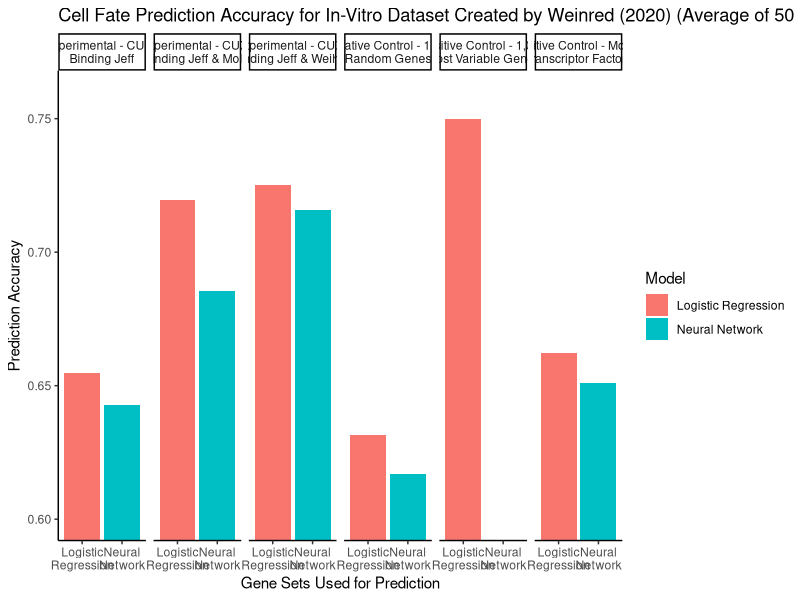

Generate this figure with R:
#
# Result Compilation
#
# Present the results of the analyses as graphs
#

library(ggplot2)
library(stringr)
library(dplyr)
library(stats)

# String Variables
analysis.neg_ctrl = 'Negative Control - 1,000 Random Genes'
analysis.most_var = 'Positive Control - 1,000 Most Variable Genes'
analysis.mouse_tf = 'Positive Control - Mouse Transcriptor Factors'
analysis.exp_jeff = 'Experimental - CUX1 Binding Jeff'
analysis.exp_jeff_molly = 'Experimental - CUX1 Binding Jeff & Molly'
analysis.exp_jeff_weihan = 'Experimental - CUX1 Binding Jeff & Weihan'
model.log_reg = 'Logistic Regression'
model.nn = 'Neural Network'
dataset.in_vivo = 'In vivo'
dataset.in_vitro = 'In vitro'
n.bootstraps.default = 50
n.rdm_gene_samples.default.yes = 10
n.rdm_gene_samples.default.no = 1


df <- data.frame(analysis = character(),
                 dataset = character(),
                 n_cell_types = integer(),
                 model = character(),
                 n_genes = integer(),
                 n_boostraps = integer(),
                 n_rdm_gene_samples = integer(),
                 average = numeric(),
                 std_deviation = numeric())

# Add Data

## Negative Control
df <- add_row(df,
              analysis = analysis.neg_ctrl,
              dataset = dataset.in_vitro,
              n_cell_types = 6,
              model = model.log_reg,
              n_genes = 1000,
              n_boostraps = n.bootstraps.default,
              n_rdm_gene_samples = n.rdm_gene_samples.default.yes,
              average = 0.555592841163311,
              std_deviation = 0.03279236876430187)

df <- add_row(df,
              analysis = analysis.neg_ctrl,
              dataset = dataset.in_vitro,
              n_cell_types = 3,
              model = model.log_reg,
              n_genes = 1000,
              n_boostraps = n.bootstraps.default,
              n_rdm_gene_samples = n.rdm_gene_samples.default.yes,
              average = 0.6313383838383839,
              std_deviation = 0.03139193610927017)

df <- add_row(df,
              analysis = analysis.neg_ctrl,
              dataset = dataset.in_vitro,
              n_cell_types = 6,
              model = model.nn,
              n_genes = 1000,
              n_boostraps = n.bootstraps.default,
              n_rdm_gene_samples = n.rdm_gene_samples.default.yes,
              average = 0.5681953765846384,
              std_deviation = 0.03931263003915425)

df <- add_row(df,
              analysis = analysis.neg_ctrl,
              dataset = dataset.in_vitro,
              n_cell_types = 3,
              model = model.nn,
              n_genes = 1000,
              n_boostraps = n.bootstraps.default,
              n_rdm_gene_samples = n.rdm_gene_samples.default.yes,
              average = 0.6168181818181819,
              std_deviation = 0.03663378189765403)


## Positive Control: 1,000 Most Variable Genes
df <- add_row(df,
              analysis = analysis.most_var,
              dataset = dataset.in_vitro,
              n_cell_types = 6,
              model = model.log_reg,
              n_genes = 1000,
              n_boostraps = n.bootstraps.default,
              n_rdm_gene_samples = n.rdm_gene_samples.default.yes,
              average = 0.7112900820283371,
              std_deviation = 0.025929285583589912)

df <- add_row(df,
              analysis = analysis.most_var,
              dataset = dataset.in_vitro,
              n_cell_types = 3,
              model = model.log_reg,
              n_genes = 1000,
              n_boostraps = n.bootstraps.default,
              n_rdm_gene_samples = n.rdm_gene_samples.default.yes,
              average = 0.7496885521885522,
              std_deviation = 0.023968596188772454)

df <- add_row(df,
              analysis = analysis.most_var,
              dataset = dataset.in_vitro,
              n_cell_types = 6,
              model = model.nn,
              n_genes = 1000,
              n_boostraps = n.bootstraps.default,
              n_rdm_gene_samples = n.rdm_gene_samples.default.yes,
              average = NaN,
              std_deviation = NaN)

df <- add_row(df,
              analysis = analysis.most_var,
              dataset = dataset.in_vitro,
              n_cell_types = 3,
              model = model.nn,
              n_genes = 1000,
              n_boostraps = n.bootstraps.default,
              n_rdm_gene_samples = n.rdm_gene_samples.default.yes,
              average = NaN,
              std_deviation = NaN)


## Positive Control: Mouse Transcription Factors
df <- add_row(df,
              analysis = analysis.mouse_tf,
              dataset = dataset.in_vitro,
              n_cell_types = 6,
              model = model.log_reg,
              n_genes = 1000,
              n_boostraps = n.bootstraps.default,
              n_rdm_gene_samples = n.rdm_gene_samples.default.yes,
              average = 0.601290082028337,
              std_deviation = 0.029800005978490363)

df <- add_row(df,
              analysis = analysis.mouse_tf,
              dataset = dataset.in_vitro,
              n_cell_types = 3,
              model = model.log_reg,
              n_genes = 1000,
              n_boostraps = n.bootstraps.default,
              n_rdm_gene_samples = n.rdm_gene_samples.default.yes,
              average = 0.6621212121212122,
              std_deviation = 0.032926233048637475)

df <- add_row(df,
              analysis = analysis.mouse_tf,
              dataset = dataset.in_vitro,
              n_cell_types = 6,
              model = model.nn,
              n_genes = 1000,
              n_boostraps = n.bootstraps.default,
              n_rdm_gene_samples = n.rdm_gene_samples.default.yes,
              average = 0.5779269202087994,
              std_deviation = 0.041152907503110715)

df <- add_row(df,
              analysis = analysis.mouse_tf,
              dataset = dataset.in_vitro,
              n_cell_types = 3,
              model = model.nn,
              n_genes = 1000,
              n_boostraps = n.bootstraps.default,
              n_rdm_gene_samples = n.rdm_gene_samples.default.yes,
              average = 0.6510942760942762,
              std_deviation = 0.035732298445776293)


## Experimental: CUX1 Binding Targets Jeff
df <- add_row(df,
              analysis = analysis.exp_jeff,
              dataset = dataset.in_vitro,
              n_cell_types = 6,
              model = model.log_reg,
              n_genes = 1000,
              n_boostraps = n.bootstraps.default,
              n_rdm_gene_samples = n.rdm_gene_samples.default.yes,
              average = 0.5919313944817302,
              std_deviation = 0.0311322241168891)

df <- add_row(df,
              analysis = analysis.exp_jeff,
              dataset = dataset.in_vitro,
              n_cell_types = 3,
              model = model.log_reg,
              n_genes = 1000,
              n_boostraps = n.bootstraps.default,
              n_rdm_gene_samples = n.rdm_gene_samples.default.yes,
              average = 0.6548484848484849,
              std_deviation = 0.030048128248251076)

df <- add_row(df,
              analysis = analysis.exp_jeff,
              dataset = dataset.in_vitro,
              n_cell_types = 6,
              model = model.nn,
              n_genes = 1000,
              n_boostraps = n.bootstraps.default,
              n_rdm_gene_samples = n.rdm_gene_samples.default.yes,
              average = 0.592841163310962,
              std_deviation = 0.02163208009598849)

df <- add_row(df,
              analysis = analysis.exp_jeff,
              dataset = dataset.in_vitro,
              n_cell_types = 3,
              model = model.nn,
              n_genes = 1000,
              n_boostraps = n.bootstraps.default,
              n_rdm_gene_samples = n.rdm_gene_samples.default.yes,
              average = 0.6426767676767676,
              std_deviation = 0.045454545454545456)




## Experimental: CUX1 Binding Targets Jeff inter Molly
df <- add_row(df,
              analysis = analysis.exp_jeff_molly,
              dataset = dataset.in_vitro,
              n_cell_types = 6,
              model = model.log_reg,
              n_genes = 891,
              n_boostraps = n.bootstraps.default,
              n_rdm_gene_samples = n.rdm_gene_samples.default.no,
              average = 0.6622147651006712,
              std_deviation = 0.026800381316671153)

df <- add_row(df,
              analysis = analysis.exp_jeff_molly,
              dataset = dataset.in_vitro,
              n_cell_types = 3,
              model = model.log_reg,
              n_genes = 891,
              n_boostraps = n.bootstraps.default,
              n_rdm_gene_samples = n.rdm_gene_samples.default.no,
              average = 0.719621212121212,
              std_deviation = 0.02390256564948832)

df <- add_row(df,
              analysis = analysis.exp_jeff_molly,
              dataset = dataset.in_vitro,
              n_cell_types = 6,
              model = model.nn,
              n_genes = 891,
              n_boostraps = n.bootstraps.default,
              n_rdm_gene_samples = n.rdm_gene_samples.default.no,
              average = 0.6308724832214765,
              std_deviation = NaN)

df <- add_row(df,
              analysis = analysis.exp_jeff_molly,
              dataset = dataset.in_vitro,
              n_cell_types = 3,
              model = model.nn,
              n_genes = 891,
              n_boostraps = n.bootstraps.default,
              n_rdm_gene_samples = n.rdm_gene_samples.default.no,
              average = 0.6856060606060606,
              std_deviation = NaN)


## Experimental: CUX1 Binding Targets Jeff inter Weihan
df <- add_row(df,
              analysis = analysis.exp_jeff_weihan,
              dataset = dataset.in_vitro,
              n_cell_types = 6,
              model = model.log_reg,
              n_genes = 923,
              n_boostraps = n.bootstraps.default,
              n_rdm_gene_samples = n.rdm_gene_samples.default.no,
              average = 0.6821476510067113,
              std_deviation = 0.020134675610241227)

df <- add_row(df,
              analysis = analysis.exp_jeff_weihan,
              dataset = dataset.in_vitro,
              n_cell_types = 3,
              model = model.log_reg,
              n_genes = 923,
              n_boostraps = n.bootstraps.default,
              n_rdm_gene_samples = n.rdm_gene_samples.default.no,
              average = 0.7253030303030303,
              std_deviation = 0.025971040593225157)

df <- add_row(df,
              analysis = analysis.exp_jeff_weihan,
              dataset = dataset.in_vitro,
              n_cell_types = 6,
              model = model.nn,
              n_genes = 923,
              n_boostraps = n.bootstraps.default,
              n_rdm_gene_samples = n.rdm_gene_samples.default.no,
              average = 0.6778523489932886,
              std_deviation = NaN)

df <- add_row(df,
              analysis = analysis.exp_jeff_weihan,
              dataset = dataset.in_vitro,
              n_cell_types = 3,
              model = model.nn,
              n_genes = 923,
              n_boostraps = n.bootstraps.default,
              n_rdm_gene_samples = n.rdm_gene_samples.default.no,
              average = 0.7159090909090909,
              std_deviation = NaN)





# Graph

for (i_n_cells in c(3, 6))
{
  i_n_cells <- 3
  local_df <- filter(df, n_cell_types == i_n_cells)
  
  p <- ggplot(data = local_df,
              aes(model, average, fill=model)) +
    geom_bar(stat="identity") +
    facet_grid(~analysis, labeller = label_wrap_gen(width = 25, multi_line = TRUE)) +
    scale_x_discrete(labels = function(x) str_wrap(x, width = 10)) +
    coord_cartesian(ylim=c(0.6, 0.76)) +
    xlab("Gene Sets Used for Prediction") + 
    ylab("Prediction Accuracy") +
    ggtitle("Cell Fate Prediction Accuracy for In-Vitro Dataset Created by Weinred (2020) (Average of 50 Models, 95% CI)") +
    guides(fill=guide_legend(title="Model")) +
    theme_classic()
  
  p
  
}